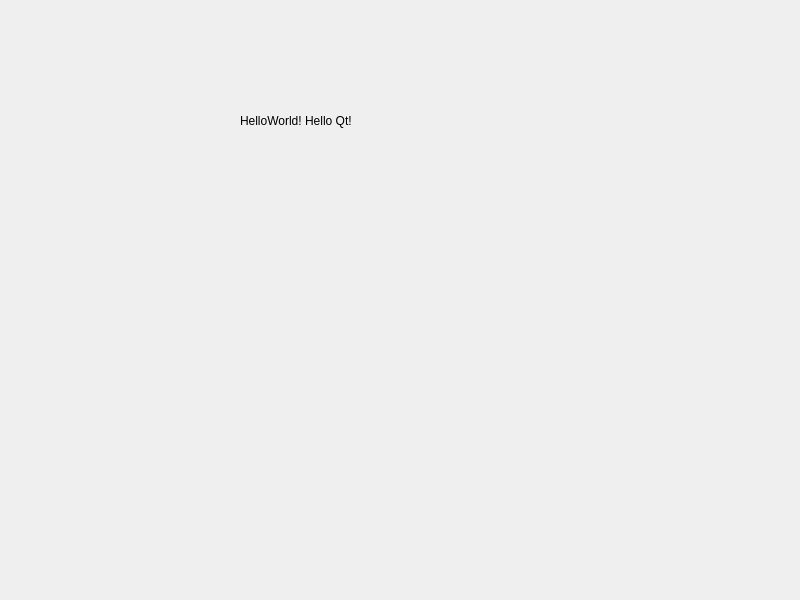
<?xml version="1.0" encoding="UTF-8"?>
<ui version="4.0">
 <class>HelloDialog</class>
 <widget class="QDialog" name="HelloDialog">
  <property name="geometry">
   <rect>
    <x>0</x>
    <y>0</y>
    <width>800</width>
    <height>600</height>
   </rect>
  </property>
  <property name="windowTitle">
   <string>HelloDialog</string>
  </property>
  <widget class="QLabel" name="label">
   <property name="geometry">
    <rect>
     <x>240</x>
     <y>100</y>
     <width>141</width>
     <height>41</height>
    </rect>
   </property>
   <property name="text">
    <string>HelloWorld! Hello Qt!</string>
   </property>
  </widget>
 </widget>
 <resources/>
 <connections/>
</ui>
